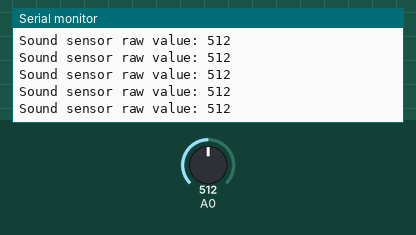
Bench run of a sketch on a simulated Arduino Uno, built with avr-gcc and run on an emulated ATmega328P. Shown: the last lines printed to the serial monitor. Inputs (shaded band) come from the test bench; at power-on: A0 = 512.

Above: at 1.2 s.
1.3 s: A0 set to 716
At 1.31 s:
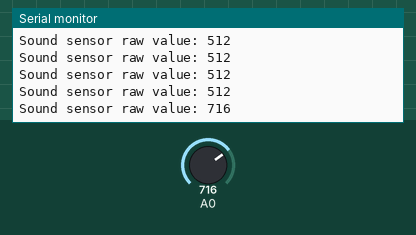
2.8 s: A0 set to 900
At 2.82 s:
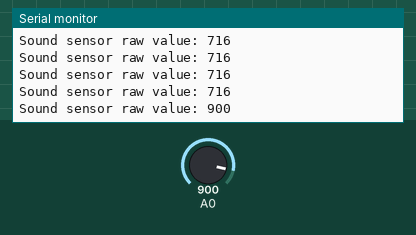
Timing chart, 0 to 5.8 s (numbered marks = the images above; inputs shaded):
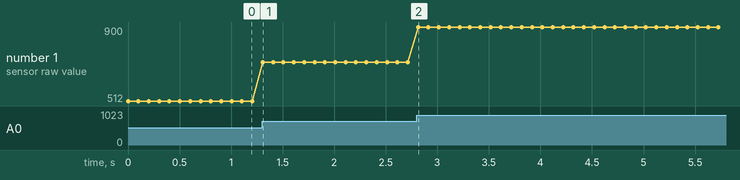

The sketch:

05_Sound.ino
```cpp
void setup() {
  Serial.begin(9600);
}

void loop() {
  int sound = analogRead(A0);
  Serial.print("Sound sensor raw value: ");
  Serial.println(sound);
  delay(100);
}
```

Measured:
- after the input at 1.3 s, the serial monitor: prints a new line at once (image 1)
- after the input at 2.8 s, the serial monitor: prints a new line at once (image 2)
- plotted number 1: 512 → 716 after the input at 1.3 s, 716 → 900 after the input at 2.8 s
